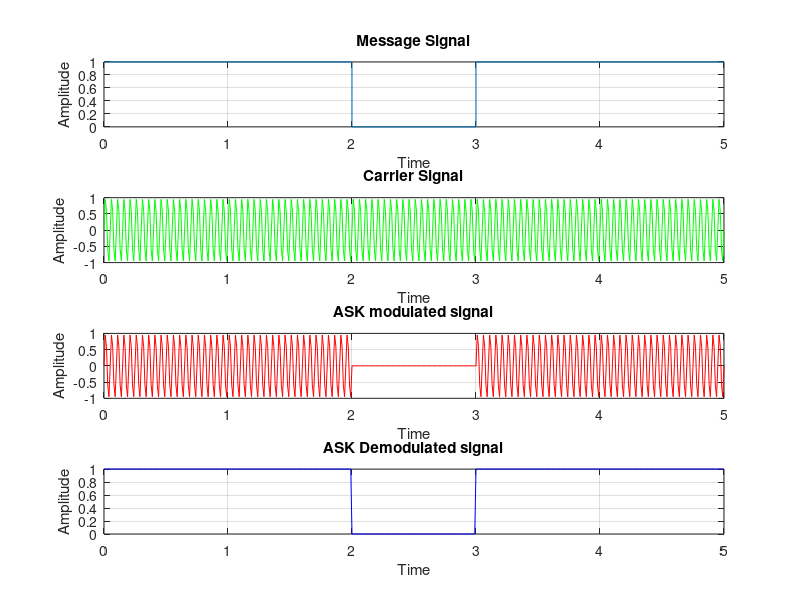

MATLAB code for this plot:
close all;
clear all;
clf;
fc=20
n=[1 1 0 1 1]
l=length(n);
if n(l)==1
    n(l+1)=1;
else
    n(l+1)=0;
end
l1=length(n);
tn=0:l1-1;
subplot(4,1,1)
stairs(tn,n);
xlabel('Time');
ylabel('Amplitude')
title('Message Signal');
grid on;
t=0:0.01:l;
c=sin(2*pi*fc*t);
subplot(4,1,2)
plot(t,c,'g');
xlabel('Time');
ylabel('Amplitude')
title('Carrier Signal');
grid on;
for i=1:l
    for(j=(i-1)*100:i*100)
        if(n(i)==1)
            s(j+1)=c(j+1);
        else
            s(j+1)=0;
       end
    end
end
subplot(4,1,3);
plot(t,s,'r');
xlabel('Time');
ylabel('Amplitude')
title('ASK modulated signal');
grid on;
for i=1:l
    for j=(i-1)*100:i*100
        if(s(j+1)==c(j+1))
            x(j+1)=1;
        else
            x(j+1)=0;
        end
    end
end
subplot(4,1,4)
plot(t,x,'b');
xlabel('Time');
ylabel('Amplitude')
title('ASK Demodulated signal');
grid on;